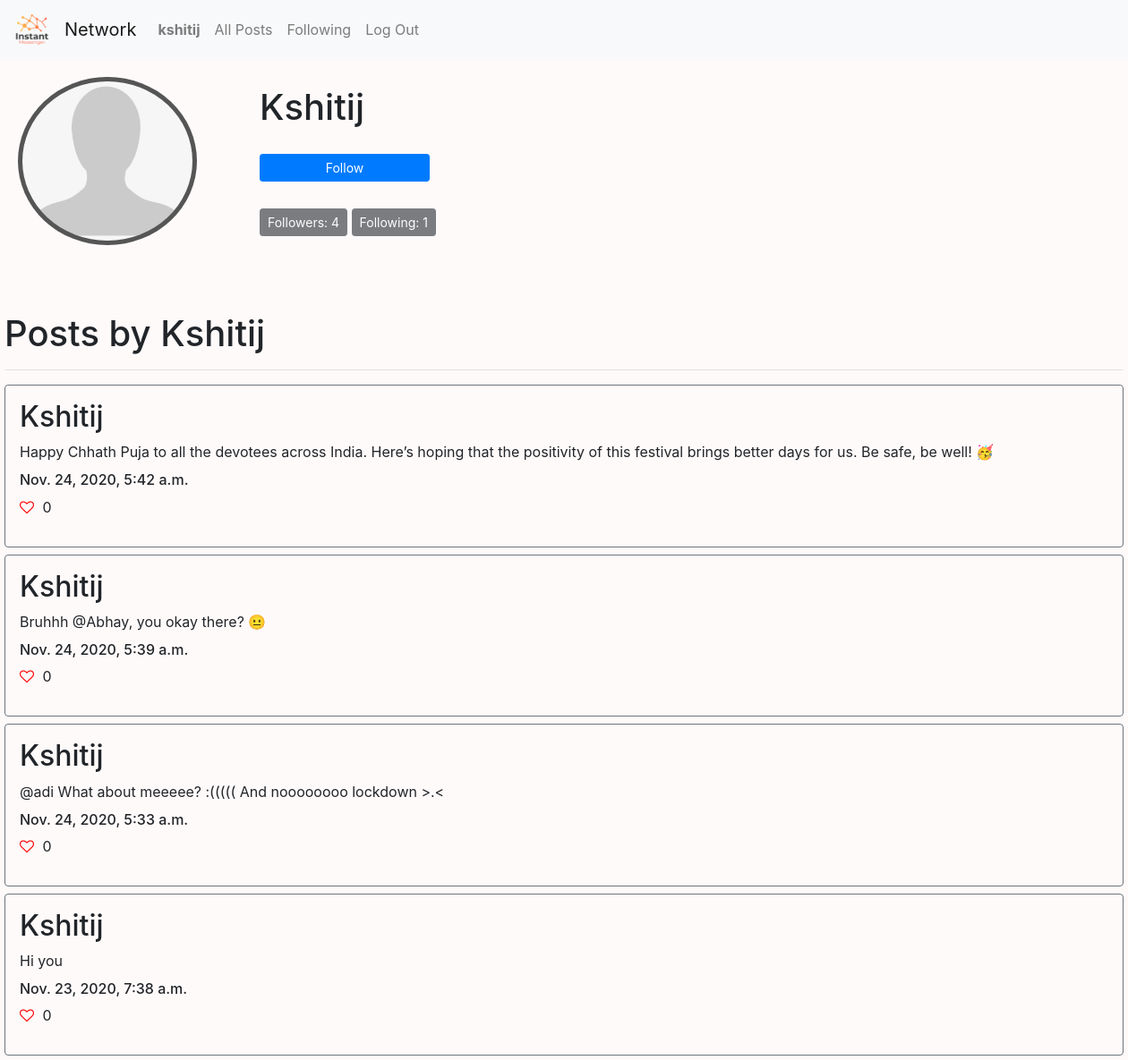
The app's page /profile/1 (signed in) with its own data.
### network/models.py (models this page shows, shortened)
class User(AbstractUser):
    pass

class Post(models.Model):
    user = models.ForeignKey('User', on_delete=models.CASCADE, related_name='author')
    post = models.CharField(max_length=255)
    timestamp =  models.DateTimeField(auto_now_add=True)
    likes = models.IntegerField(default=0)
    is_liked = models.BooleanField(default=False)

### network/views.py (the view, shortened to what this page needs)
# urls.py: path("profile/<str:owner>", views.profile, name="profile"),
def profile(request, owner):
    owner = User.objects.get(id=owner)
    if Follow.objects.filter(follower=request.user, following=owner).count() == 0:
        button = "Follow"
    else:
        button = "Unfollow"
    posts = Post.objects.filter(user = owner.id).order_by("-timestamp")
    for post in posts:
        post.likes = Like.objects.filter(post=post.id).count()
        post.save()
    paginator = Paginator(posts, 10)
    page_number = request.GET.get('page')
    page_obj = paginator.get_page(page_number)
    return render(request, "network/profile.html", {
        "owner": owner,
        "page_obj": page_obj,
        "button":button,
        "followers": Follow.objects.filter(following=owner).count(),
        "following": Follow.objects.filter(follower=owner).count()
    })

### network/templates/network/profile.html (shortened to what this page needs)
{% extends "network/layout.html" %}
{% load static %}
{% block body %}
    <div class="header">
        <img src ="{% static 'network/profile.png' %}" />
        <h1> {{ owner }} </h1>
        <form action="{% url 'profile' owner.id %}" method="POST">
            {% if user.id != owner.id %}
                {% if button == "Follow" %}
                    <button type="submit" class="btn btn-primary btn-sm" name="button" value="Follow" id="follow-btn">Follow</button>
                {% else %}
                    <button type="submit" class="btn btn-danger btn-sm" name="button" value="Unfollow" id="follow-btn">Unfollow</button>
                {% endif %}
            {% endif %}
        </form>
    </div>
    <button class="btn btn-dark btn-sm" disabled> Followers: {{ followers }} </button>
    <button class="btn btn-dark btn-sm" disabled> Following: {{ following }} </button>
    <div style="margin-top: 160px; padding:5px;">
    <h1> Posts by {{ owner }}</h1>
    <hr>
    {% for post in page_obj %}
        <div class="border border-secondary rounded p-3 mt-2">
            <h2> {{ post.user }} </h2>
            <div id="post-{{post.id}}">{{ post.post }} </div>
            <h6 style="margin-top: 10px;"> {{ post.timestamp }}</h6>
            {% if post.is_liked %}
                <i class="fa fa-heart" id="like-btn-{{post.id}}" onclick="like('{{ post.id }}')"></i>
            {% else %}
                <i class="fa fa-heart-o" id="like-btn-{{post.id}}" onclick="like('{{ post.id }}')"></i>
            {% endif %}
            <p style="display: inline-block;" id="like-count-{{post.id}}"> {{ post.likes }} </p>
        </div>
    {% empty %}
            <h2 style="padding: 10px;"> No posts yet</h2>
    {% endfor %}
    </div>
{% endblock %}

### network/templates/network/layout.html (shortened to what this page needs)
{% load static %}
<!DOCTYPE html>
<html lang="en">
    <head>
        <link rel="stylesheet" href="https://stackpath.bootstrapcdn.com/bootstrap/4.4.1/css/bootstrap.min.css">
        <link rel="stylesheet" href="https://cdnjs.cloudflare.com/ajax/libs/font-awesome/4.7.0/css/font-awesome.min.css">
        <link href="{% static 'network/styles.css' %}" rel="stylesheet">
    </head>
    <body>
        <nav class="navbar navbar-expand-lg navbar-light bg-light">
            <a class="navbar-brand" href="#"> <img src="{% static 'network/logo.png' %}" style="object-fit: cover; height: 40px;"> </a>
            <a class="navbar-brand" href="#">Network</a>
            <div>
              <ul class="navbar-nav mr-auto">
                {% if user.is_authenticated %}
                    <li class="nav-item">
                        <a class="nav-link" href="{% url 'profile' user.id %}"><strong>{{ user.username }}</strong></a>
                    </li>
                {% endif %}
                <li class="nav-item">
                  <a class="nav-link" href="{% url 'index' %}">All Posts</a>
                </li>
                {% if user.is_authenticated %}
                    <li class="nav-item">
                        <a class="nav-link" href="{% url 'following' %}">Following</a>
                    </li>
                    <li class="nav-item">
                        <a class="nav-link" href="{% url 'logout' %}">Log Out</a>
                    </li>
                {% endif %}
              </ul>
            </div>
          </nav>
        <div class="body">
            {% block body %}
            {% endblock %}
        </div>
    </body>
</html>

### network/static/network/styles.css (style rules this page uses)
.body { background-color: snow; }
.header img { float: left; background: #555; border-radius: 50%; width: 200px; padding: 5px; margin:20px; }
.header h1 { position: relative; top: 30px; left: 50px; }
#follow-btn { position: relative; top: 50px; left: 50px; width: 190px; text-align: center; }
.btn-dark { position: relative; top: 80px; left: 50px; display: inline-block; }
.fa-heart-o { color: red; cursor: pointer; }
i { margin-right: 5px; }

### records on screen
User: username "kshitij"
User: username "Kshitij"
Post: user "Kshitij", post "Happy Chhath Puja to all the devotees across India. Here’s hoping that the positivity of this festival brings better days for us. Be safe, be well! 🥳", timestamp "Nov. 24, 2020, 5:42 a.m.", likes "0"
Post: user "Kshitij", post "Bruhhh @Abhay, you okay there? 😐", timestamp "Nov. 24, 2020, 5:39 a.m.", likes "0"
Post: user "Kshitij", post "@adi What about meeeee? :((((( And noooooooo lockdown >.<", timestamp "Nov. 24, 2020, 5:33 a.m.", likes "0"
Post: user "Kshitij", post "Hi you", timestamp "Nov. 23, 2020, 7:38 a.m.", likes "0"

### other values on screen
{{ followers }} "4"
{{ following }} "1"
